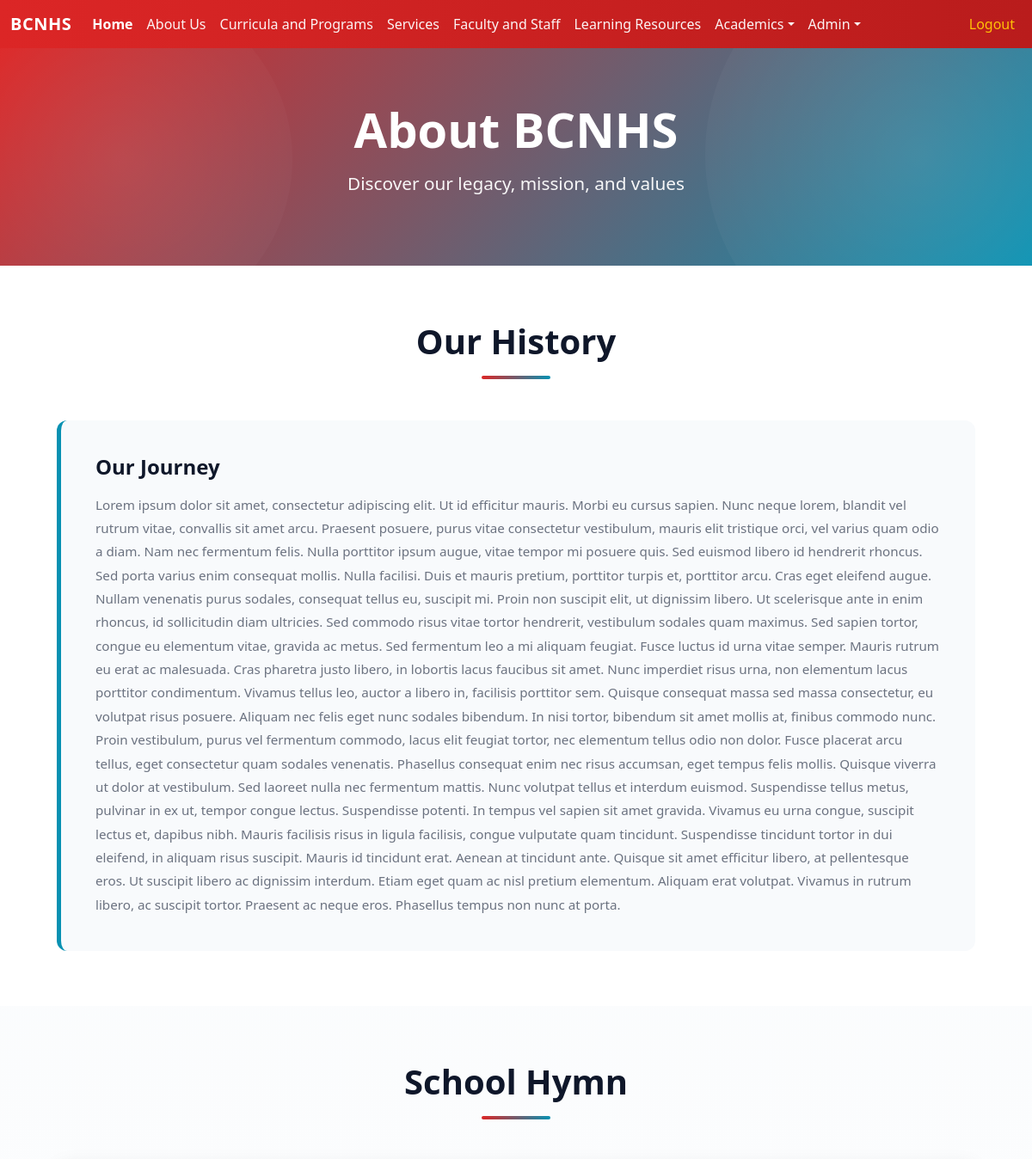
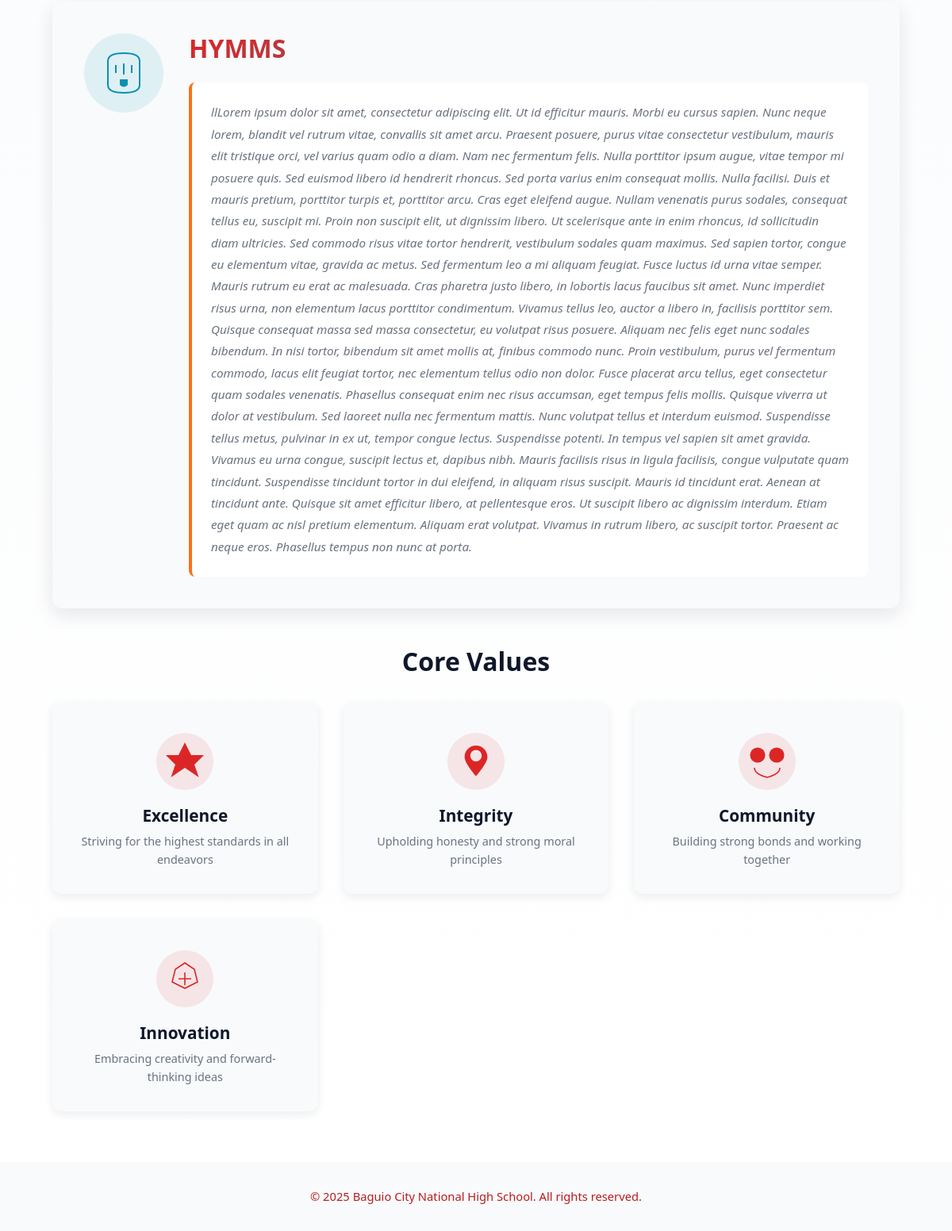
Screenshot of /about/index.php (signed in) with the database file from the repository (2 pictures, top to bottom).
### tables this page shows
CREATE TABLE `about` (
  `id` int(11) NOT NULL,
  `history` text NOT NULL,
  `hymm` text NOT NULL
);

### functions/functions.php (called while the page is built, shortened)
<?php
class Database {
    private $pdo;
    public function __construct() {
        $host = 'localhost';
        $user = 'root';
        $pass = '';
        $dbname = 'bcnhs';
        $charset = 'utf8mb4';
        try {
            $dsn = "mysql:host=$host;dbname=$dbname;charset=$charset";
            $options = [
                PDO::ATTR_ERRMODE            => PDO::ERRMODE_EXCEPTION,
                PDO::ATTR_DEFAULT_FETCH_MODE => PDO::FETCH_ASSOC,
                PDO::ATTR_EMULATE_PREPARES   => false,
            ];
            $this->pdo = new PDO($dsn, $user, $pass, $options);
        } catch (PDOException $e) {
            die("connection failed: " . $e->getMessage());
        }
    }
    public function getPDO() {
        return $this->pdo;
    }
}
class AboutModule {
    private $pdo;
    public function __construct() {
        $db = new Database();
        $this->pdo = $db->getPDO();
    }
    public function getAbout($id) {
        $stmt = $this->pdo->prepare("SELECT * FROM about WHERE id = :id");
        $stmt->execute([':id' => $id]);
        return $stmt->fetch();
    }
}
?>

### about/index.php (the view, shortened to what this page needs)
<?php
include('../functions/functions.php');
$aboutModule = new AboutModule();
$about = $aboutModule->getAbout(1);
?>
<!DOCTYPE html>
<html lang="en">
<head>
    <link href="../node_modules/bootstrap/dist/css/bootstrap.min.css" rel="stylesheet">
    <link href="../css/style.css" rel="stylesheet">
</head>
<body>
    <?php include('../includes/header.php'); ?>
    <main class="about-main">
        <section class="about-hero">
            <div class="about-hero-content">
                <h1 class="about-hero-title">About BCNHS</h1>
                <p class="about-hero-subtitle">Discover our legacy, mission, and values</p>
            </div>
        </section>
        <section class="about-section history-section">
            <div class="about-container">
                <div class="section-header">
                    <h2 class="section-main-title">Our History</h2>
                    <div class="section-divider"></div>
                </div>
                <div class="history-description">
                    <h3>Our Journey</h3>
                    <p>
                        <?php echo $about['history']; ?>
                    </div>
            </div>
        </section>
        <section class="about-section hymn-section">
            <div class="about-container">
                <div class="section-header">
                    <h2 class="section-main-title">School Hymn</h2>
                    <div class="section-divider"></div>
                </div>
                <div class="hymn-wrapper">
                    <div class="hymn-card">
                        <div class="hymn-icon">
                        </div>
                        <div class="hymn-content">
                            <h3 class="hymn-title">HYMMS</h3>
                            <div class="hymn-lyrics">
                                <div class="verse">
                                    <p class="lyrics">
                                        <?php echo $about['hymm']; ?>
                                    </p>
                                </div>
                            </div>
                        </div>
                    </div>
                </div>
                <div class="school-values">
                    <h3 class="values-title">Core Values</h3>
                    <div class="values-grid">
                        <div class="value-card">
                            <div class="value-icon">
                                <svg xmlns="http://www.w3.org/2000/svg" viewBox="0 0 100 100">
                                    <circle cx="50" cy="50" r="45" fill="#dc2626" opacity="0.1"/>
                                    <path d="M 50 20 L 60 40 L 80 40 L 65 55 L 72 75 L 50 60 L 28 75 L 35 55 L 20 40 L 40 40 Z" fill="#dc2626"/>
                                </svg>
                            </div>
                            <h4 class="value-name">Excellence</h4>
                            <p class="value-description">Striving for the highest standards in all endeavors</p>
                        </div>
                        <div class="value-card">
                            <div class="value-icon">
                            </div>
                            <h4 class="value-name">Integrity</h4>
                            <p class="value-description">Upholding honesty and strong moral principles</p>
                        </div>
                        <div class="value-card">
                            <div class="value-icon">
                                <svg xmlns="http://www.w3.org/2000/svg" viewBox="0 0 100 100">
                                    <circle cx="50" cy="50" r="45" fill="#dc2626" opacity="0.1"/>
                                    <circle cx="35" cy="40" r="12" fill="#dc2626"/>
                                    <circle cx="65" cy="40" r="12" fill="#dc2626"/>
                                    <path d="M 30 60 Q 30 70 50 75 Q 70 70 70 60" fill="none" stroke="#dc2626" stroke-width="2"/>
                                </svg>
                            </div>
                            <h4 class="value-name">Community</h4>
                            <p class="value-description">Building strong bonds and working together</p>
                        </div>
                        <div class="value-card">
                            <div class="value-icon">
                                <svg xmlns="http://www.w3.org/2000/svg" viewBox="0 0 100 100">
                                    <circle cx="50" cy="50" r="45" fill="#dc2626" opacity="0.1"/>
                                    <path d="M 50 25 L 65 35 L 70 55 L 50 65 L 30 55 L 35 35 Z" fill="none" stroke="#dc2626" stroke-width="2"/>
                                    <path d="M 50 40 L 50 60 M 40 50 L 60 50" stroke="#dc2626" stroke-width="2"/>
                                </svg>
                            </div>
                            <h4 class="value-name">Innovation</h4>
                            <p class="value-description">Embracing creativity and forward-thinking ideas</p>
                        </div>
                    </div>
                </div>
            </div>
        </section>
    </main>
    <?php
    include('../includes/footer.php'); ?>
</body>
</html>

### css/style.css (style rules this page uses)
:root { --color-primary: #dc2626; --color-primary-600: #b91c1c; --color-primary-100: #ffe6e6; --color-secondary: #0891b2; --color-secondary-600: #046e75; --color-accent: #f97316; --color-bg: #ffffff; --color-surface: #f8fafc; --color-muted: #6b7280; --color-text: #0f172a; --color-border: #e6e9ef; --color-muted-200: #9ca3af; }
body { color: var(--color-text); background: var(--color-bg); }
.about-main { background: linear-gradient(180deg, var(--color-surface), var(--color-bg)); }
.about-hero { background: linear-gradient(135deg, var(--color-primary), var(--color-secondary)); padding: 4rem 1rem; text-align: center; color: #fff; position: relative; overflow: hidden; }
.about-hero::before { content: ''; position: absolute; top: -50%; right: -10%; width: 500px; height: 500px; background: radial-gradient(circle, rgba(255,255,255,0.1), transparent); border-radius: 50%; }
.about-hero::after { content: ''; position: absolute; bottom: -30%; left: -5%; width: 400px; height: 400px; background: radial-gradient(circle, rgba(255,255,255,0.08), transparent); border-radius: 50%; }
.about-hero-content { position: relative; z-index: 1; max-width: 800px; margin: 0 auto; }
.about-hero-title { font-size: 3.5rem; font-weight: 900; margin-bottom: 1rem; line-height: 1.1; }
.about-hero-subtitle { font-size: 1.3rem; font-weight: 300; opacity: 0.95; }
.about-container { max-width: 1100px; margin: 0 auto; padding: 0 1rem; }
.about-section { padding: 4rem 1rem; }
.about-section:nth-child(even) { background: var(--color-bg); }
.about-section:nth-child(odd) { background: transparent; }
.section-header { text-align: center; margin-bottom: 3rem; }
.section-main-title { font-size: 2.5rem; font-weight: 800; color: var(--color-text); margin-bottom: 1rem; position: relative; display: inline-block; }
.section-divider { width: 80px; height: 4px; background: linear-gradient(90deg, var(--color-primary), var(--color-secondary)); margin: 0 auto; border-radius: 2px; }
.history-description { background: var(--color-surface); padding: 2.5rem; border-radius: 12px; margin-top: 3rem; border-left: 5px solid var(--color-secondary); }
.history-description h3 { font-size: 1.5rem; font-weight: 700; color: var(--color-text); margin-bottom: 1rem; }
.history-description p { font-size: 0.95rem; color: var(--color-muted); line-height: 1.8; margin-bottom: 1rem; }
.history-description p:last-child { margin-bottom: 0; }
.hymn-wrapper { margin-bottom: 3rem; }
.hymn-card { background: var(--color-surface); border-radius: 12px; padding: 2.5rem; box-shadow: 0 8px 24px rgba(12, 22, 43, 0.1); display: grid; grid-template-columns: 100px 1fr; gap: 2rem; align-items: start; }
.hymn-icon { width: 100px; height: 100px; flex-shrink: 0; }
.hymn-icon svg { width: 100%; height: 100%; }
.hymn-content { width: 100%; }
.hymn-title { font-size: 2rem; font-weight: 800; color: var(--color-text); margin-bottom: 1.5rem; background: linear-gradient(135deg, var(--color-primary), var(--color-secondary)); -webkit-background-clip: text; -webkit-text-fill-color: transparent; background-clip: text; }
.hymn-lyrics { display: flex; flex-direction: column; gap: 2rem; }
.verse { background: var(--color-bg); padding: 1.5rem; border-radius: 8px; border-left: 4px solid var(--color-accent); }
.lyrics { font-size: 0.95rem; color: var(--color-muted); line-height: 1.8; margin: 0; font-style: italic; }
.school-values { margin-top: 3rem; }
.values-title { font-size: 2rem; font-weight: 800; color: var(--color-text); text-align: center; margin-bottom: 2rem; }
.values-grid { display: grid; grid-template-columns: repeat(auto-fit, minmax(250px, 1fr)); gap: 2rem; }
.value-card { background: var(--color-surface); padding: 2rem; border-radius: 12px; text-align: center; box-shadow: 0 4px 12px rgba(12, 22, 43, 0.08); transition: all 0.3s ease; border-top: 3px solid transparent; }
.value-icon { width: 80px; height: 80px; margin: 0 auto 1rem; display: flex; align-items: center; justify-content: center; }
.value-icon svg { width: 100%; height: 100%; }
.value-name { font-size: 1.3rem; font-weight: 700; color: var(--color-text); margin-bottom: 0.5rem; }
.value-description { font-size: 0.9rem; color: var(--color-muted); line-height: 1.6; margin: 0; }

### rows the page displays
about: history "Lorem ipsum dolor sit amet, consectetur adipiscing elit. Ut id efficitur mauris. Morbi eu cursus sapien. Nunc neque lorem, blandit vel rutrum vitae, convallis sit amet arcu. Praesent posuere, purus vitae consectetur vestibulum, mauris elit tristique orci, vel varius quam odio a diam. Nam nec fermentum felis. Nulla porttitor ipsum augue, vitae tempor mi posuere quis. Sed euismod libero id hendrerit rhoncus. Sed porta varius enim consequat mollis. Nulla facilisi. Duis et mauris pretium, porttitor turpis et, porttitor arcu. Cras eget eleifend augue. Nullam venenatis purus sodales, consequat tellus eu, suscipit mi. Proin non suscipit elit, ut dignissim libero. Ut scelerisque ante in enim…", hymm "llLorem ipsum dolor sit amet, consectetur adipiscing elit. Ut id efficitur mauris. Morbi eu cursus sapien. Nunc neque lorem, blandit vel rutrum vitae, convallis sit amet arcu. Praesent posuere, purus vitae consectetur vestibulum, mauris elit tristique orci, vel varius quam odio a diam. Nam nec fermentum felis. Nulla porttitor ipsum augue, vitae tempor mi posuere quis. Sed euismod libero id hendrerit rhoncus. Sed porta varius enim consequat mollis. Nulla facilisi. Duis et mauris pretium, porttitor turpis et, porttitor arcu. Cras eget eleifend augue. Nullam venenatis purus sodales, consequat tellus eu, suscipit mi. Proin non suscipit elit, ut dignissim libero. Ut scelerisque ante in enim…"
